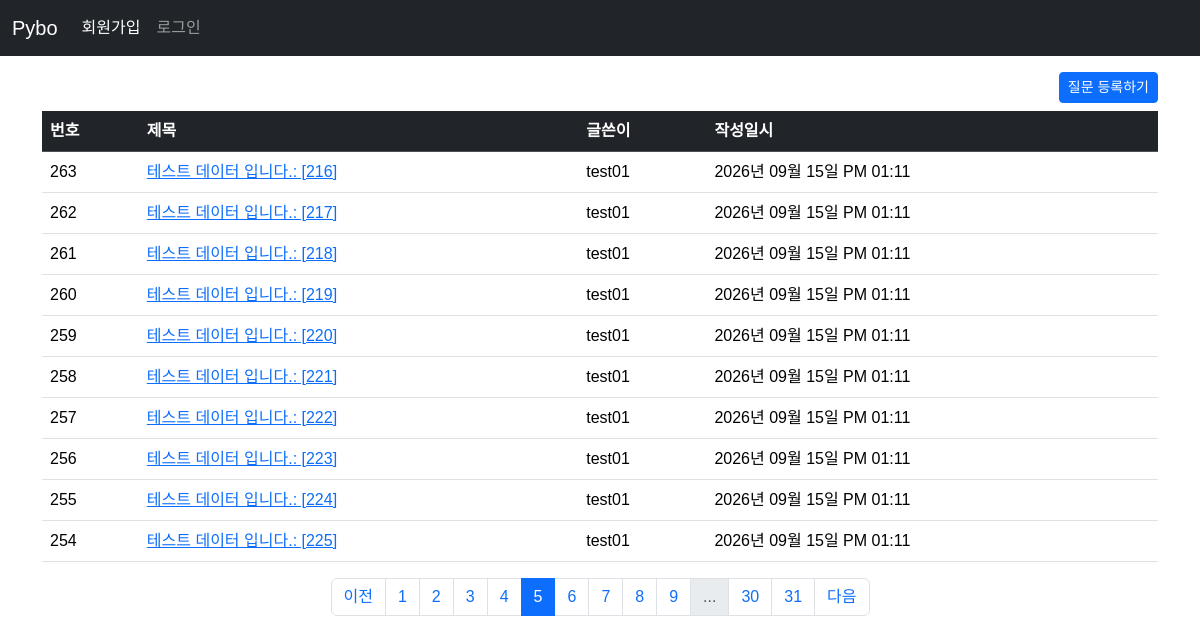
The page /question/list?page=5 on the database its author committed.
### pybo/models.py (models this page shows)
class Question(db.Model):
    id = db.Column(db.Integer, primary_key=True)
    subject = db.Column(db.String(200), nullable=False)
    content = db.Column(db.Text, nullable=False)
    create_date = db.Column(db.DateTime, nullable=False)
    user_id = db.Column(db.Integer, db.ForeignKey('user.id', ondelete='CASCADE'), nullable=False)
    user = db.relationship('User', backref=db.backref('question_set'))

class User(db.Model):
    id = db.Column(db.Integer, primary_key=True)
    username = db.Column(db.String(150), unique=True, nullable=False)
    password = db.Column(db.String(200), nullable=False)
    email = db.Column(db.String(120), unique=True, nullable=False)

### pybo/views/question_views.py (the view)
@bp.route('/list')
def _list():
    page = request.args.get('page', default=1, type=int)    # url parameter ?page=1
    question_list = Question.query.order_by(Question.create_date.desc())
    question_list = question_list.paginate(page=page, per_page=10)  # 페이징 구현
    return render_template('question/question_list.html', question_list=question_list)

### pybo/filter.py (called while the page is built)
def format_datetime(value, fmt:str='%Y년 %m월 %d일 %p %I:%M'):
    return value.strftime(fmt)

### pybo/views/auth_views.py (called while the page is built)
@bp.before_app_request
def load_logged_in_user():
    user_id = session.get('user_id')
    if user_id is None:
        g.user = None
    else:
        g.user = User.query.get(user_id)

### pybo/templates/question/question_list.html (shortened to what this page needs)
{% extends 'base.html' %}
{% block content %}
<div class="container my-3">
    <div class="text-end">
    <a href="{{ url_for('question.create') }}" class="btn btn-primary btn-sm mb-2">질문 등록하기</a>
    </div>
    <table class="table table-hover">
        <thead>
        <tr class="table-dark">
            <th>번호</th>
            <th>제목</th>
            <th>글쓴이</th>
            <th>작성일시</th>
        </tr>
        </thead>
        <tbody>
        {% if question_list %}
        {% for question in question_list.items %}
        <tr>
            <td>{{ question_list.total - ((question_list.page - 1) * question_list.per_page) - loop.index0 }}</td>
            <td>
                <a href="{{ url_for('question.detail', question_id=question.id) }}">{{question.subject}}</a>
            </td>
            <td>{{ question.user.username }}</td>
            <td>{{ question.create_date | datetime }}</td>
        </tr>
        {% endfor %}
        {% else %}
        <tr>
            <td colspan="3">질문이 없습니다.</td>
        </tr>
        {% endif %}
        </tbody>
    </table>
    <nav aria-label="...">
        <ul class="pagination justify-content-center">
            {% if question_list.has_prev %}
            <li class="page-item"><a href="?page={{ question_list.prev_num }}" class="page-link">이전</a></li>
            {% else %}
            <li class="page-item disabled">
                <a href="javascript:void(0)" class="page-link" aria-disabled="true">이전</a></li>
            {% endif %}
            {% for page_num in question_list.iter_pages() %}
            {% if page_num %}
            {% if page_num != question_list.page %}
            <li class="page-item"><a class="page-link" href="?page={{ page_num }}">{{ page_num }}</a></li>
            {% else %}
            <li class="page-item active">
                <a class="page-link" href="javascript:void(0)" aria-current="page">{{ page_num }}</a>
            </li>
            {% endif %}
            {% else %}
            <li class="page-item disabled"><a class="page-link" href="javascript:void(0)">...</a></li>
            {% endif %}
            {% endfor %}
            {% if question_list.has_next %}
            <li class="page-item"><a class="page-link" href="?page={{ question_list.next_num }}">다음</a></li>
            {% else %}
            <li class="page-item disabled">
                <a class="page-link" href="javascript:void(0)" aria-disabled="true">다음</a></li>
            {% endif %}
        </ul>
    </nav>
</div>
{% endblock %}

### pybo/static/style.css (style rules this page uses)
body { font-family: "Noto Sans KR", sans-serif; font-weight: 400; }

### rows shown on the page
Question: total "263", subject "테스트 데이터 입니다.: [216]", user.username "test01", create_date "2026년 09월 15일 PM 01:11"
Question: total "262", subject "테스트 데이터 입니다.: [217]", user.username "test01", create_date "2026년 09월 15일 PM 01:11"
Question: total "261", subject "테스트 데이터 입니다.: [218]", user.username "test01", create_date "2026년 09월 15일 PM 01:11"
Question: total "260", subject "테스트 데이터 입니다.: [219]", user.username "test01", create_date "2026년 09월 15일 PM 01:11"
Question: total "259", subject "테스트 데이터 입니다.: [220]", user.username "test01", create_date "2026년 09월 15일 PM 01:11"
Question: total "258", subject "테스트 데이터 입니다.: [221]", user.username "test01", create_date "2026년 09월 15일 PM 01:11"
Question: total "257", subject "테스트 데이터 입니다.: [222]", user.username "test01", create_date "2026년 09월 15일 PM 01:11"
Question: total "256", subject "테스트 데이터 입니다.: [223]", user.username "test01", create_date "2026년 09월 15일 PM 01:11"
Question: total "255", subject "테스트 데이터 입니다.: [224]", user.username "test01", create_date "2026년 09월 15일 PM 01:11"
Question: total "254", subject "테스트 데이터 입니다.: [225]", user.username "test01", create_date "2026년 09월 15일 PM 01:11"

### other values the page prints
{{ page_num }} "1" "2" "3" "4" "6" "7" "8" "9" "30" "31"
{{ page_num }} "5"
